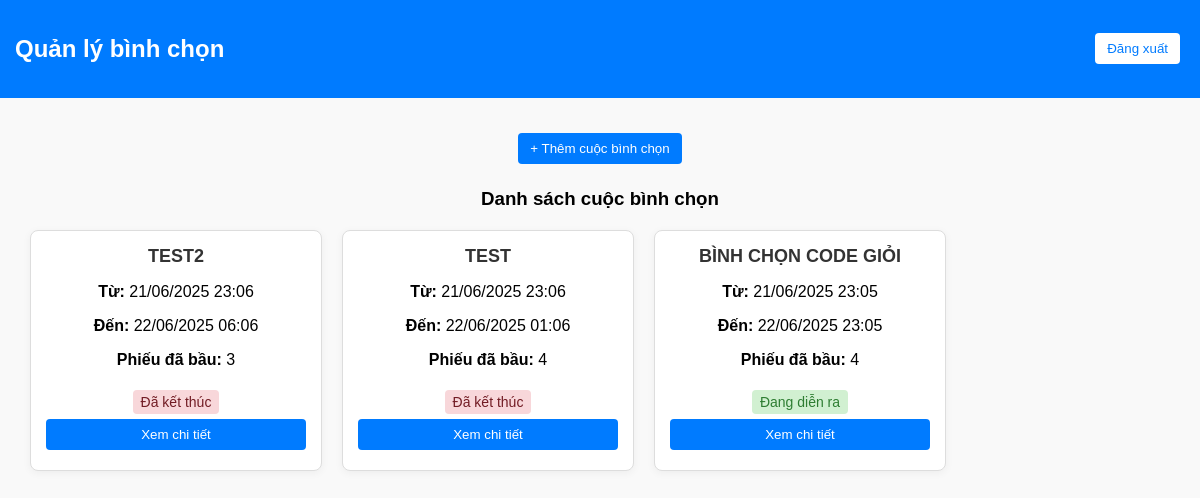
Page /admin (signed in) on the earlier database version.
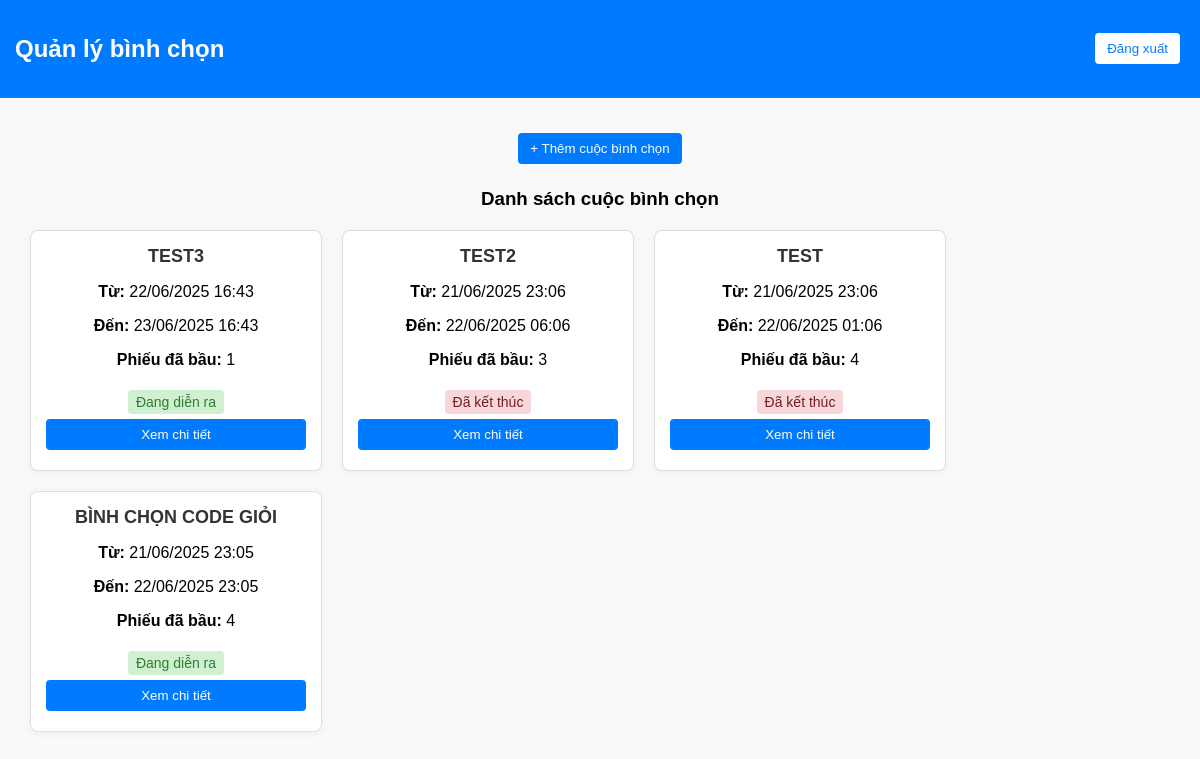
Same page on the later database version.
### models.py (models this page shows)
class Poll(db.Model):
    id = db.Column(db.Integer, primary_key=True)
    title = db.Column(db.String(200), nullable=False)
    start_time = db.Column(db.DateTime, nullable=False)
    end_time = db.Column(db.DateTime, nullable=False)
    candidates = db.relationship("Candidate", backref="poll", lazy=True, cascade="all, delete")

### app.py (the view)
@app.route("/admin")
def admin():
    if "user_id" not in session or not session.get("is_admin"):
        return redirect(url_for("login"))
    polls = Poll.query.order_by(Poll.id.desc()).all()
    all_votes = blockchain.get_all_votes()
    for poll in polls:
        poll.vote_count = sum(1 for vote in all_votes if vote["candidate"] in [c.name for c in poll.candidates])
    return render_template("admin.html", polls=polls, now=datetime.now(), username=session.get("username"))

### blockchain.py (called while the page is built)
    def get_all_votes(self):
        votes = []
        all_blocks = Block.query.all()
        for block in all_blocks:
            votes.extend(json.loads(block.votes_json))
        for poll_votes in self.current_votes.values():
            votes.extend(poll_votes)
        return votes

### templates/admin.html (shortened to what this page needs)
<!DOCTYPE html>
<html lang="vi">
<head>
    <link rel="stylesheet" href="/static/style.css">
</head>
<body>
    <div class="header">
        <h2>Quản lý bình chọn</h2>
        <a href="/logout"><button class="logout-btn">Đăng xuất</button></a>
    </div>
    <div class="main">
        <button class="btn btn-primary" onclick="openModal()">+ Thêm cuộc bình chọn</button>
        <h3>Danh sách cuộc bình chọn</h3>
        <div class="polls-grid">
            {% for poll in polls %}
            <div class="poll-card">
                <div class="poll-body">
                    <h4>{{ poll.title }}</h4>
                    <p><strong>Từ:</strong> {{ poll.start_time.strftime('%d/%m/%Y %H:%M') }}</p>
                    <p><strong>Đến:</strong> {{ poll.end_time.strftime('%d/%m/%Y %H:%M') }}</p>
                    <p><strong>Phiếu đã bầu:</strong> {{ poll.vote_count }}</p>
                    {% if poll.end_time > now %}
                        <span class="status ongoing">Đang diễn ra</span>
                    {% else %}
                        <span class="status ended">Đã kết thúc</span>
                    {% endif %}
                </div>
                <div class="poll-footer">
                    <a href="/admin/poll/{{ poll.id }}">
                        <button class="btn btn-primary full-width">Xem chi tiết</button>
                    </a>
                </div>
            </div>
            {% else %}
            <p>Chưa có cuộc bình chọn nào.</p>
            {% endfor %}
        </div>
    </div>
</body>
</html>

### static/style.css (style rules this page uses)
body { font-family: Arial, sans-serif; text-align: center; margin: 50px; }
input, button { margin: 5px; padding: 10px; }
button { background-color: blue; color: white; border: none; cursor: pointer; }

### templates/admin.html (style rules this page uses)
body { margin: 0; font-family: Arial, sans-serif; background-color: #f9f9f9; }
.header { background-color: #007bff; color: white; padding: 15px; display: flex; justify-content: space-between; align-items: center; }
.logout-btn { background: white; color: #007bff; border: none; padding: 8px 12px; border-radius: 4px; cursor: pointer; }
.main { padding: 30px; }
.btn { padding: 8px 12px; border: none; border-radius: 4px; cursor: pointer; margin: 5px 0; }
.btn-primary { background-color: #007bff; color: white; }
.polls-grid { display: flex; flex-wrap: wrap; gap: 20px; margin-top: 20px; }
.poll-card { background: #fff; border: 1px solid #ddd; border-radius: 8px; width: 260px; display: flex; flex-direction: column; justify-content: space-between; padding: 15px; box-shadow: 0 2px 8px rgba(0,0,0,0.05); transition: transform 0.2s ease-in-out; }
.poll-body h4 { margin: 0 0 10px; font-size: 18px; color: #333; }
.poll-footer { margin-top: auto; text-align: center; }
.status { font-size: 14px; padding: 4px 8px; border-radius: 4px; display: inline-block; margin-top: 5px; }
.ongoing { background-color: #d1f0d1; color: #2e7d32; }
.ended { background-color: #f8d7da; color: #721c24; }
.full-width { width: 100%; }
input, button { padding: 8px; }

Differences in the rows shown:
added Poll: title "TEST3", start_time "22/06/2025 16:43", end_time "23/06/2025 16:43", vote_count "1", shows "Đang diễn ra"
